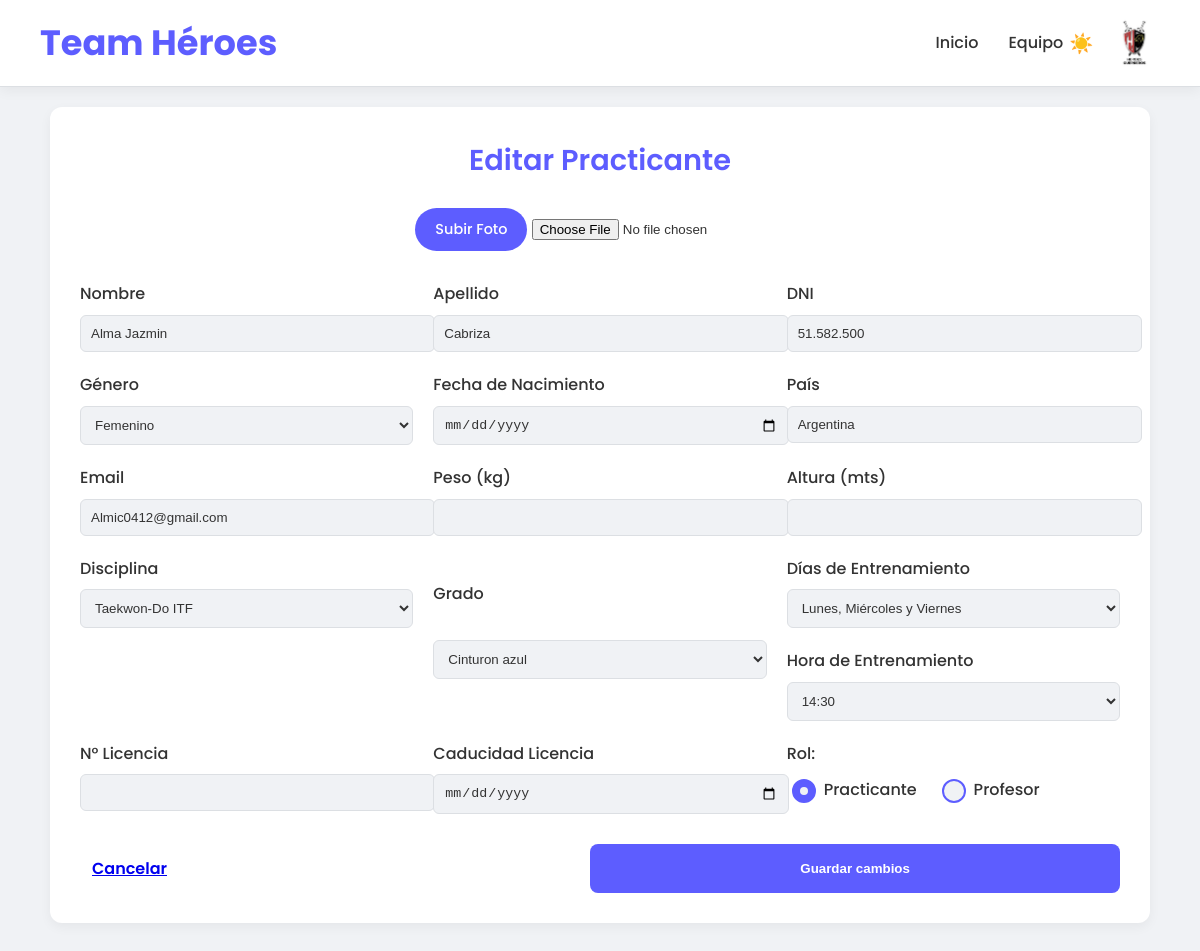
The app's page /maestro/practicante/editar/19/ (signed in) with its own data.
### blog/models.py (models this page shows, shortened)
class Practicante(models.Model):
    GENERO_CHOICES = [
        ('Masculino', 'Masculino'),
        ('Femenino', 'Femenino'),
        ('Otro', 'Otro'),
    ]
    ROL_CHOICES = [
        ('practicante', 'Practicante'),
        ('profesor', 'Profesor'),
    ]
    DIAS_CHOICES = [
        ('Lunes Miércoles y Viernes', 'Lunes, Miércoles y Viernes'),
        ('Miércoles/Viernes', 'Miércoles y Viernes'),
        ('Martes y Jueves', 'Martes y Jueves'),
    ]
    HORA_CHOICES = [
        ('14:30', '14:30'),
        ('15:30', '15:30'),
        ('17:45', '17:45'),
        ('18:30', '18:30'),
        ('19:30', '19:30'),
        ('20:30', '20:30'),
    ]
    nombre = models.CharField(max_length=100)
    apellido = models.CharField(max_length=100)
    dni = models.CharField(max_length=20, unique=True)
    genero = models.CharField(max_length=20, choices=GENERO_CHOICES)
    fecha_nacimiento = models.DateField()
    pais = models.CharField(max_length=50)
    email = models.EmailField(unique=True)
    peso = models.DecimalField(max_digits=5, decimal_places=2, null=True, blank=True)
    altura = models.DecimalField(max_digits=3, decimal_places=2, null=True, blank=True)
    disciplina = models.ForeignKey(Disciplina, on_delete=models.CASCADE)
    grado = models.CharField(max_length=50, null=True, blank=True)
    licencia = models.CharField(max_length=50, null=True, blank=True)
    fecha_caducidad = models.DateField(null=True, blank=True)
    foto = models.ImageField(upload_to='practicantes/', null=True, blank=True)
    rol = models.CharField(max_length=20, choices=ROL_CHOICES, default='practicante')
    dias_entrenamiento = models.CharField(
        max_length=50,
        choices=DIAS_CHOICES,
        blank=True,
        null=True,
        verbose_name="Días de Entrenamiento"
    )
    hora_entrenamiento = models.CharField(
        max_length=5,
        choices=HORA_CHOICES,
        blank=True,
        null=True,
        verbose_name="Hora de Entrenamiento"
    )

class Disciplina(models.Model):
    nombre = models.CharField(max_length=100)
    logo = models.ImageField(upload_to='logos/')
    descripcion = models.TextField()

### blog/views.py (the view)
# urls.py: path('maestro/practicante/editar/<int:practicante_id>/', views.editar_practicante, name='editar_practicante'),
def editar_practicante(request, practicante_id):
    if not request.session.get('is_master'):
        messages.error(request, 'Acceso denegado. Solo el Maestro puede editar practicantes.')
        return redirect('index_maestro')
    practicante = get_object_or_404(Practicante, pk=practicante_id)
    disciplinas = Disciplina.objects.all()
    try:
        dias_choices = Practicante.DIAS_CHOICES
        hora_choices = Practicante.HORA_CHOICES
    except AttributeError:
        dias_choices = []
        hora_choices = []
    if request.method == 'POST':
        if Practicante.objects.filter(dni=request.POST.get('dni')).exclude(pk=practicante_id).exists():
            messages.error(request, 'Ya existe un practicante con este DNI.')
            try:
                itf_disciplina = Disciplina.objects.get(nombre="Taekwon-Do ITF")
                kombat_disciplina = Disciplina.objects.get(nombre="Kombat Taekwondo")
                contexto = {
                    'practicante': practicante,
                    'disciplinas': disciplinas,
                    'itf_id': itf_disciplina.id,
                    'kombat_id': kombat_disciplina.id,
                    'dias_choices': dias_choices,
                    'hora_choices': hora_choices,
                    'is_master': True
                }
            except ObjectDoesNotExist:
                contexto = {
                    'practicante': practicante,
                    'disciplinas': disciplinas,
                    'dias_choices': dias_choices,
                    'hora_choices': hora_choices,
                    'is_master': True
                }
            return render(request, 'blog/crear_practicante.html', contexto)
        practicante.nombre = request.POST.get('nombre')
        practicante.apellido = request.POST.get('apellido')
        practicante.dni = request.POST.get('dni')
        practicante.genero = request.POST.get('genero')
        practicante.fecha_nacimiento = request.POST.get('fecha-nacimiento')
        practicante.pais = request.POST.get('pais')
        practicante.email = request.POST.get('email')
        practicante.peso = request.POST.get('peso') or None
        practicante.altura = request.POST.get('altura') or None
        practicante.disciplina_id = request.POST.get('disciplina')
        practicante.grado = request.POST.get('grado')
        practicante.licencia = request.POST.get('licencia') or None
        practicante.fecha_caducidad = request.POST.get('fecha-caducidad') or None
        practicante.rol = request.POST.get('rol')
        practicante.dias_entrenamiento = request.POST.get('dias-entrenamiento')
        practicante.hora_entrenamiento = request.POST.get('hora-entrenamiento')
        if 'foto' in request.FILES:
            practicante.foto = request.FILES['foto']
        practicante.save()
        messages.success(request, 'Practicante actualizado exitosamente.')
        return redirect('equipo_maestro')
    else:
        try:
            itf_disciplina = Disciplina.objects.get(nombre="Taekwon-Do ITF")
            kombat_disciplina = Disciplina.objects.get(nombre="Kombat Taekwondo")
            contexto = {
                'practicante': practicante,
                'disciplinas': disciplinas,
                'itf_id': itf_disciplina.id,
                'kombat_id': kombat_disciplina.id,
                'dias_choices': dias_choices,
                'hora_choices': hora_choices,
                'is_master': True
            }
        except ObjectDoesNotExist:
            contexto = {
                'practicante': practicante,
                'disciplinas': disciplinas,
                'dias_choices': dias_choices,
                'hora_choices': hora_choices,
                'is_master': True
            }
        return render(request, 'blog/crear_practicante.html', contexto)

### blog/templates/blog/crear_practicante.html (shortened to what this page needs)
{% load static %}
<!DOCTYPE html>
<html lang="es">
<head>
    <link rel="stylesheet" href="{% static 'css/style.css' %}">
</head>
<body class="light-mode">
    <header class="main-header">
        <h1 class="main-title">Team Héroes</h1>
        <nav class="main-nav" id="mobile-menu">
            <ul class="main-menu">
                <li><a href="{% url 'index_maestro' %}">Inicio</a></li>
                <li class="has-submenu dropdown">
                    <a href="equipo_maestro" class="dropdown-toggle">Equipo</a>
                </li>
            </ul>
        </nav>
        <div class="header-actions">
            <button id="mode-toggle" class="icon-button">☀️</button>
            <img src="{% static 'img/logo-heroes.png' %}" alt="Logo Heroes" class="header-logo">
        </div>
    </header>
    <main class="container">
        <section id="add-practicante-section" class="form-section">
            <div class="form-header">
                <h3 id="form-title">{% if practicante %}Editar Practicante{% else %}Añadir Practicante{% endif %}</h3>
            </div>
            <form id="practicante-form" method="POST" enctype="multipart/form-data">
                <div class="photo-upload">
                    <label for="foto-input" class="file-upload-label">Subir Foto</label>
                    <input type="file" id="foto-input" name="foto" accept="image/*">
                </div>
                <div class="form-grid">
                    <div class="form-group">
                        <label for="nombre">Nombre</label>
                        <input type="text" id="nombre" name="nombre" value="{{ practicante.nombre|default:'' }}" required>
                    </div>
                    <div class="form-group">
                        <label for="apellido">Apellido</label>
                        <input type="text" id="apellido" name="apellido" value="{{ practicante.apellido|default:'' }}" required>
                    </div>
                    <div class="form-group">
                        <label for="dni">DNI</label>
                        <input type="text" id="dni" name="dni" value="{{ practicante.dni|default:'' }}" required>
                    </div>
                    <div class="form-group">
                        <label for="genero">Género</label>
                        <select id="genero" name="genero" required>
                            <option value="Femenino" {% if practicante.genero == 'Femenino' %}selected{% endif %}>Femenino</option>
                        </select>
                    </div>
                    <div class="form-group">
                        <label for="fecha-nacimiento">Fecha de Nacimiento</label>
                        <input type="date" id="fecha-nacimiento" name="fecha-nacimiento" value="{{ practicante.fecha_nacimiento|default:'' }}" required>
                    </div>
                    <div class="form-group">
                        <label for="pais">País</label>
                        <input type="text" id="pais" name="pais" value="{{ practicante.pais|default:'' }}" required>
                    </div>
                    <div class="form-group">
                        <label for="email">Email</label>
                        <input type="email" id="email" name="email" value="{{ practicante.email|default:'' }}" required>
                    </div>
                    <div class="form-group">
                        <label for="peso">Peso (kg)</label>
                        <input type="number" id="peso" name="peso" step="0.1" value="{{ practicante.peso|default:'' }}">
                    </div>
                    <div class="form-group">
                        <label for="altura">Altura (mts)</label>
                        <input type="number" id="altura" name="altura" step="0.01" value="{{ practicante.altura|default:'' }}">
                    </div>
                    <div class="form-group">
                        <label for="disciplina">Disciplina</label>
                        <select id="disciplina" name="disciplina" required>
                            {% for disciplina in disciplinas %}
                                <option value="{{ disciplina.id }}" {% if practicante.disciplina == disciplina %}selected{% endif %}>{{ disciplina.nombre }}</option>
                            {% endfor %}
                        </select>
                    </div>
                    <div class="form-group">
    <label for="grado">Grado</label>
    <select id="grado" name="grado" required>
        {% if practicante.grado %}
        <option value="{{ practicante.grado }}" selected>{{ practicante.grado }}</option>
        {% else %}
        <option value="">Seleccionar grado</option>
        {% endif %}
    </select>
</div>
                <div class="form-grid">
    <div class="form-group">
        <label for="dias-entrenamiento">Días de Entrenamiento</label>
        <select id="dias-entrenamiento" name="dias-entrenamiento" class="form-control">
            {% for value, label in dias_choices %}
                <option value="{{ value }}" {% if practicante.dias_entrenamiento == value %}selected{% endif %}>{{ label }}</option>
            {% endfor %}
        </select>
    </div>
    <div class="form-group">
        <label for="hora-entrenamiento">Hora de Entrenamiento</label>
        <select id="hora-entrenamiento" name="hora-entrenamiento" class="form-control">
            {% for value, label in hora_choices %}
                <option value="{{ value }}" {% if practicante.hora_entrenamiento == value %}selected{% endif %}>{{ label }}</option>
            {% endfor %}
        </select>
    </div>
    </div>
                    <div class="form-group">
                        <label for="licencia">N° Licencia</label>
                        <input type="text" id="licencia" name="licencia" value="{{ practicante.licencia|default:'' }}">
                    </div>
                    <div class="form-group">
                        <label for="fecha-caducidad">Caducidad Licencia</label>
                        <input type="date" id="fecha-caducidad" name="fecha-caducidad" value="{{ practicante.fecha_caducidad|default:'' }}">
                    </div>
                    <div class="form-group">
                        <label>Rol:</label>
                        <div class="radio-group">
                            <label><input type="radio" name="rol" value="practicante" {% if practicante.rol == 'practicante' %}checked{% endif %}> Practicante</label>
                            <label><input type="radio" name="rol" value="profesor" {% if practicante.rol == 'profesor' %}checked{% endif %}> Profesor</label>
                        </div>
                    </div>
                </div>
                <div class="form-actions">
                    <a href="{% url 'equipo_maestro' %}" class="form-button secondary">Cancelar</a>
                    <button type="submit" class="form-button save-button">Guardar cambios</button>
                </div>
            </form>
        </section>
    </main>
</body>
</html>

### records on screen
Practicante: nombre "Alma Jazmin", apellido "Cabriza", dni "51.582.500", genero "Femenino", pais "Argentina", email "Almic0412@gmail.com", disciplina "Taekwon-Do ITF", grado "Cinturon azul", dias-entrenamiento "Lunes, Miércoles y Viernes", hora-entrenamiento "14:30", rol "☑ Practicante", rol "☐ Profesor"
